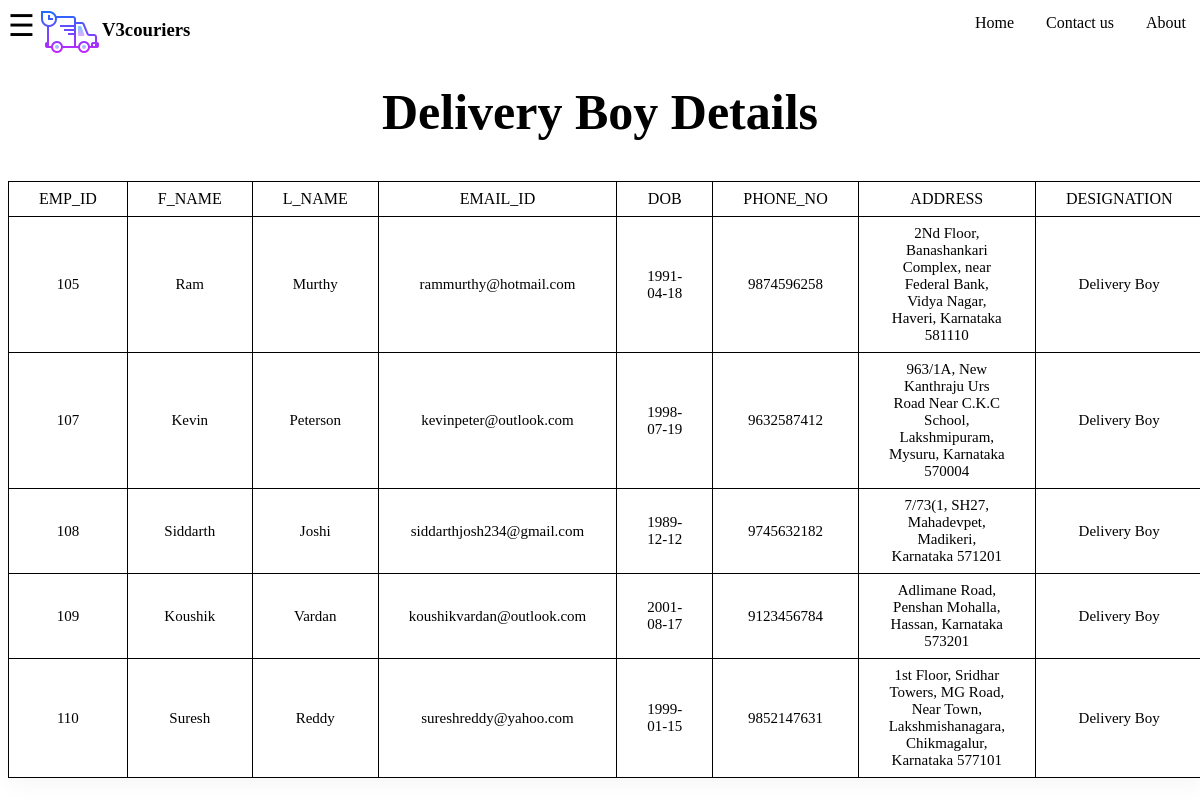
The app's page /m_delivery.php with its own data.
### tables this page shows
CREATE TABLE IF NOT EXISTS `employee` (
  `emp_id` int NOT NULL,
  `f_name` varchar(15) NOT NULL,
  `l_name` varchar(15) NOT NULL,
  `email_id` varchar(30) NOT NULL,
  `dob` date NOT NULL,
  `phone_no` bigint NOT NULL,
  `address` varchar(150) NOT NULL,
  `designation` varchar(15) NOT NULL,
  PRIMARY KEY (`phone_no`) USING BTREE,
  KEY `emp_id` (`emp_id`)
);

### d_fetch.php (the view, shortened to what this page needs)
<!DOCTYPE html>
<html>
<head>
</head>
<body>
<div class="center-div">
	<div class="table-responsive">
		<table>
			<thead>
				<tr>
					<th>emp_id</th>
					<th>f_name</th>
					<th>l_name</th>
					<th>email_id</th>
					<th>dob</th>
					<th>phone_no</th>
					<th>address</th>
					<th>designation</th>
				</tr>
			</thead>
			<tbody>
						<?php
						include 'connection.php';
						$selectquery = "select emp_id,f_name,l_name,email_id,dob,phone_no,address,designation from employee where designation='Delivery Boy'  order by emp_id asc";
						$query = mysqli_query ($con,$selectquery);
						while($res = mysqli_fetch_array($query)){
						?>
						<tr>
							<td><?php echo $res['emp_id'];?></td>
							<td><?php echo $res['f_name'];?></td>
							<td><?php echo $res['l_name'];?></td>
							<td><?php echo $res['email_id'];?></td>
							<td><?php echo $res['dob'];?></td>
							<td><?php echo $res['phone_no'];?></td>
							<td><?php echo $res['address'];?></td>
							<td><?php echo $res['designation'];?></td>
						</tr>
						<?php
						}
				?>
			</tbody>
		</table>
	</div>
</div>

### m_delivery.php (shortened to what this page needs)
<!DOCTYPE html>
<html>
<head>
</head>
<body>
  <ul>
    <li><img src="logo.png" /> </li>
    <li>
      <h3><b>V3couriers</b></h3>
    </li>
    <li style="float:right"><a href="about.html">About</a></li>
    <li style="float:right"><a href="contact.html">Contact us</a></li>
    <li style="float:right"><a href="Home.html">Home</a></li>
  </ul>
  <span style="font-size:30px;cursor:pointer" onclick="openNav()">&#9776; </span>
  <h2>Delivery Boy Details</h2>
  <?php
  include 'd_fetch.php';
  ?>
</body>
</html>

### m_delivery.php (style rules this page uses)
ul { list-style-type: none; margin-top: 0px; margin-left: 30px; margin-right: 30px; padding: 0px; overflow: hidden; position: fixed; width: 97%; top: 0; border-top-left-radius: 20px; border-top-right-radius: 20px; }
li { float: left; }
li a { display: block; color: black; text-align: center; padding: 14px 16px; text-decoration: none; float: left; }
h3 { color: black; }
h2 { text-align: center; margin: 40px; font-size: 50px; }
body { background-repeat: no-repeat; background-image: url('https://img.freepik.com/free-vector/3d-perspective-style-diamond-shape-white-background_1017-27556.jpg?size=626&ext=jpg'); background-position: relative; background-size: 100%; }

### records on screen
employee: emp "105", f_name "Ram", l_name "Murthy", email "rammurthy@hotmail.com", dob "1991-04-18", phone_no "9874596258", address "2Nd Floor, Banashankari Complex, near Federal Bank, Vidya Nagar, Haveri, Karnataka 581110", designation "Delivery Boy"
employee: emp "107", f_name "Kevin", l_name "Peterson", email "kevinpeter@outlook.com", dob "1998-07-19", phone_no "9632587412", address "963/1A, New Kanthraju Urs Road Near C.K.C School, Lakshmipuram, Mysuru, Karnataka 570004", designation "Delivery Boy"
employee: emp "108", f_name "Siddarth", l_name "Joshi", email "siddarthjosh234@gmail.com", dob "1989-12-12", phone_no "9745632182", address "7/73(1, SH27, Mahadevpet, Madikeri, Karnataka 571201", designation "Delivery Boy"
employee: emp "109", f_name "Koushik", l_name "Vardan", email "koushikvardan@outlook.com", dob "2001-08-17", phone_no "9123456784", address "Adlimane Road, Penshan Mohalla, Hassan, Karnataka 573201", designation "Delivery Boy"
employee: emp "110", f_name "Suresh", l_name "Reddy", email "sureshreddy@yahoo.com", dob "1999-01-15", phone_no "9852147631", address "1st Floor, Sridhar Towers, MG Road, Near Town, Lakshmishanagara, Chikmagalur, Karnataka 577101", designation "Delivery Boy"
